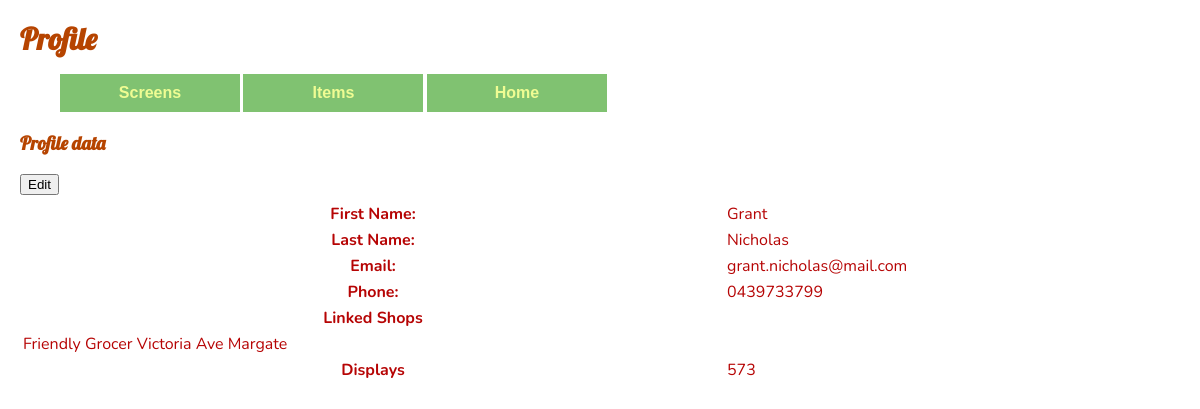
The page /profile (signed in) on the database as committed earlier.
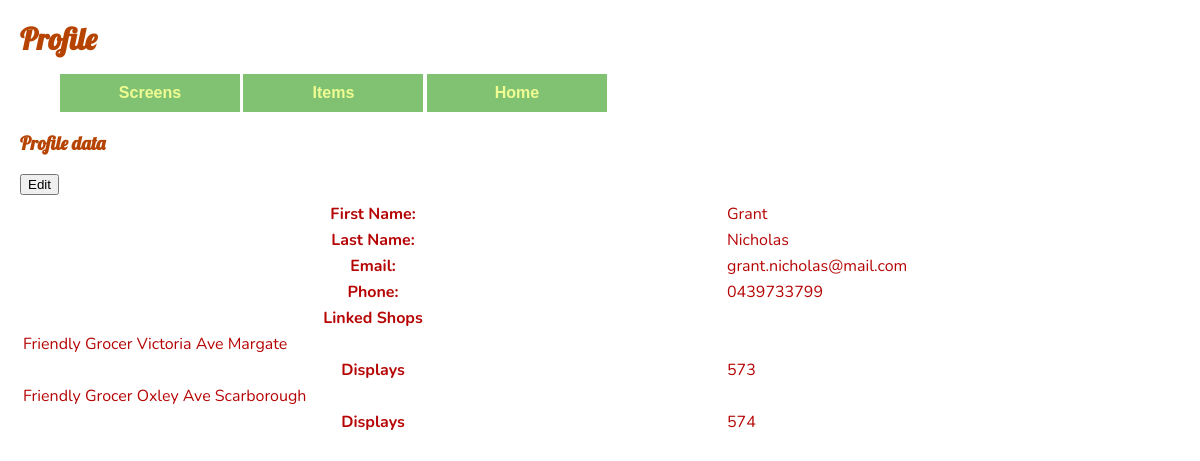
The same page on the database as committed later.
### website/models.py (models this page shows)
class Shops(db.Model):
    shopID = db.Column(db.Integer, primary_key=True)
    shopName = db.Column(db.String(50), nullable=False)
    shopAddress = db.Column(db.String(120), nullable=False)
    primaryUserID = db.Column(db.Integer, db.ForeignKey('users.id'))
    displays = db.relationship('Displays', backref='shop')
    shopAds = db.relationship('ShopAds', backref='shop')

class Displays(db.Model):
    displayID = db.Column(db.Integer, primary_key=True)
    shopID = db.Column(db.Integer, db.ForeignKey('shops.shopID'))
    shopMenus = db.relationship('ShopMenus', backref='display')
    shopAds = db.relationship('ShopAds', backref='display')

### website/views.py (the view)
@views.route('/profile')
@login_required
def profile():
    user = current_user
    userShops = Shops.query.filter_by(primaryUserID=user.id).all()
    displays = Displays.query.filter(Displays.shopID.in_([shop.shopID for shop in userShops])).all()
    return render_template("profile.html", user=user, userShops=userShops, displays=displays)

### website/__init__.py (called while the page is built)
def create_app():
    app = Flask(__name__)
    app.config['SECRET_KEY'] = 'itAlwaysWorksInTheEnd'
    app.config['SQLALCHEMY_DATABASE_URI'] = f'sqlite:///{DB_NAME}'
    db.init_app(app)
    from .views import views
    from .displays import displays
    from .auth import auth
    app.register_blueprint(views, url_prefix='/')
    app.register_blueprint(displays, url_prefix='/')
    app.register_blueprint(auth, url_prefix='/')
    from .models import Users, Shops, Displays, Advertisements, ShopAds, Items, Menus, ShopMenus, MenuItems
    with app.app_context():
        db.create_all()
    login_manager = LoginManager()
    login_manager.login_view = 'auth.login'
    login_manager.init_app(app)
    @login_manager.user_loader
    def load_user(id):
        return Users.query.get(int(id))
    return app

### website/templates/profile.html
{% extends "base.html" %} {% block title %}Profile{% endblock %}
{% block content %}
    <div class="header" id="myHeader">
        <h2>Profile</h2>
        <nav>
            <ul>
                <li><a href='/screens'>Screens</a></li>
                <li><a href='/items'>Items</a></li>
                <li><a href='/home'>Home</a></li>
            </ul>
        </nav>
    </div>
    {% block displaySetup %}
    <div>
        <h3>Profile data</h3>
        <button type="button" onclick="window.location.href='/profile_edit';">Edit</button>
        <article>
            <table>
                <tr>
                    <th>First Name: </th>
                    <td class="col1">{{ user.firstName }} </td>
                </tr>
                <tr>
                    <th>Last Name: </th>
                    <td class="col1">{{ user.lastName }}</td>
                </tr>
                <tr>
                    <th>Email: </th>
                    <td>{{ user.email }}</td>
                </tr>
                <tr>
                    <th>Phone: </th>
                    <td>{{ user.phone }}</td>
                </tr>
                <tr>
                    <th>Linked Shops </th>
                    <td>
                        {% for userShop in userShops %}
                            <tr>
                                <td>
                                    {{ userShop.shopName }} {{ userShop.shopAddress }}
                                </td>
                            </tr>
                            <tr>
                                <th>Displays</th>
                                    {% for display in userShop.displays %}
                                        <td onclick="window.location.href='/menuSetup/{{ display.displayID }}';" name="{{ display.displayID }}">
                                            {{ display.displayID }}<br>
                                        </td>
                                    {% endfor %}
                            </tr>
                        {% endfor %}
                    </td>
                </tr>
            </table>
        </article>
    </div>
    {% endblock %}
{% endblock %}

Rows that differ between the two databases and show on the page:
added Shops: shopName "Friendly Grocer", shopAddress "Oxley Ave Scarborough"
added Displays: displayID "574", shown under "Friendly Grocer"
